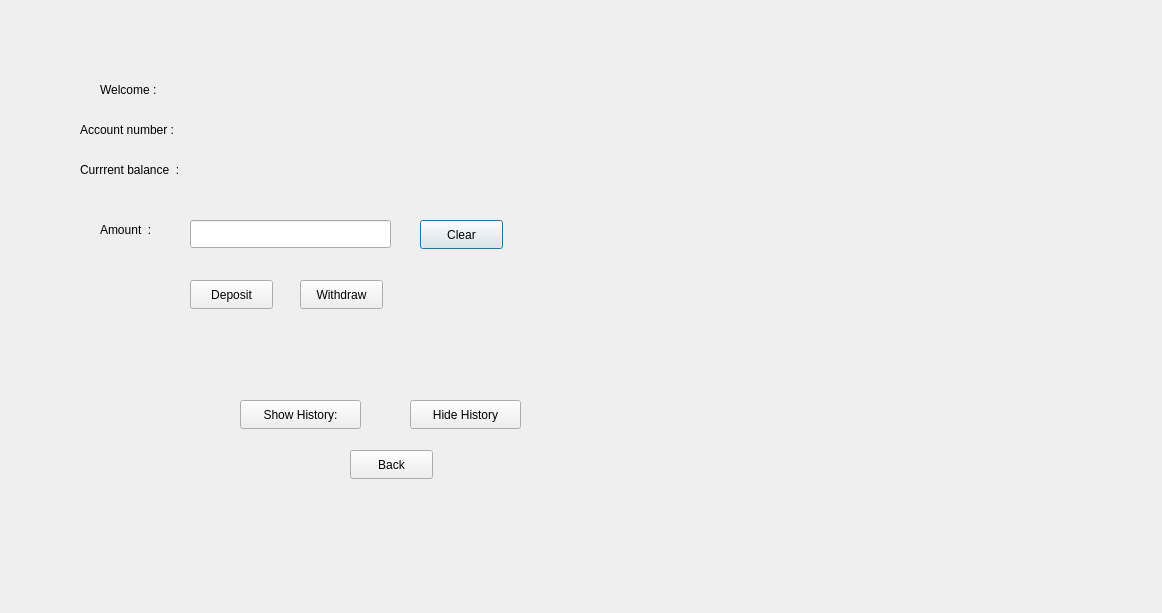
<?xml version="1.0" encoding="UTF-8"?>
<ui version="4.0">
 <class>Transactions</class>
 <widget class="QDialog" name="Transactions">
  <property name="geometry">
   <rect>
    <x>0</x>
    <y>0</y>
    <width>1162</width>
    <height>613</height>
   </rect>
  </property>
  <property name="windowTitle">
   <string>Dialog</string>
  </property>
  <widget class="QLabel" name="WelcomeLabel">
   <property name="geometry">
    <rect>
     <x>100</x>
     <y>80</y>
     <width>461</width>
     <height>20</height>
    </rect>
   </property>
   <property name="text">
    <string>Welcome :  </string>
   </property>
  </widget>
  <widget class="QLabel" name="AccLabel">
   <property name="geometry">
    <rect>
     <x>80</x>
     <y>120</y>
     <width>441</width>
     <height>20</height>
    </rect>
   </property>
   <property name="text">
    <string>Account number : </string>
   </property>
  </widget>
  <widget class="QLabel" name="BalLabel">
   <property name="geometry">
    <rect>
     <x>80</x>
     <y>160</y>
     <width>261</width>
     <height>20</height>
    </rect>
   </property>
   <property name="text">
    <string>Currrent balance  : </string>
   </property>
  </widget>
  <widget class="QLabel" name="label_4">
   <property name="geometry">
    <rect>
     <x>100</x>
     <y>220</y>
     <width>63</width>
     <height>20</height>
    </rect>
   </property>
   <property name="text">
    <string>Amount  : </string>
   </property>
  </widget>
  <widget class="QLineEdit" name="AmountField">
   <property name="geometry">
    <rect>
     <x>190</x>
     <y>220</y>
     <width>201</width>
     <height>28</height>
    </rect>
   </property>
  </widget>
  <widget class="QPushButton" name="ClearBut">
   <property name="geometry">
    <rect>
     <x>420</x>
     <y>220</y>
     <width>83</width>
     <height>29</height>
    </rect>
   </property>
   <property name="text">
    <string>Clear</string>
   </property>
  </widget>
  <widget class="QPushButton" name="DepositBut">
   <property name="geometry">
    <rect>
     <x>190</x>
     <y>280</y>
     <width>83</width>
     <height>29</height>
    </rect>
   </property>
   <property name="text">
    <string>Deposit</string>
   </property>
  </widget>
  <widget class="QPushButton" name="WithdrawBut">
   <property name="geometry">
    <rect>
     <x>300</x>
     <y>280</y>
     <width>83</width>
     <height>29</height>
    </rect>
   </property>
   <property name="text">
    <string>Withdraw</string>
   </property>
  </widget>
  <widget class="QPushButton" name="ShowBut">
   <property name="geometry">
    <rect>
     <x>240</x>
     <y>400</y>
     <width>121</width>
     <height>29</height>
    </rect>
   </property>
   <property name="text">
    <string>Show History:</string>
   </property>
  </widget>
  <widget class="QPushButton" name="HideBut">
   <property name="geometry">
    <rect>
     <x>410</x>
     <y>400</y>
     <width>111</width>
     <height>29</height>
    </rect>
   </property>
   <property name="text">
    <string>Hide History</string>
   </property>
  </widget>
  <widget class="QPushButton" name="BackBut">
   <property name="geometry">
    <rect>
     <x>350</x>
     <y>450</y>
     <width>83</width>
     <height>29</height>
    </rect>
   </property>
   <property name="text">
    <string>Back</string>
   </property>
  </widget>
  <widget class="QLabel" name="label_5">
   <property name="geometry">
    <rect>
     <x>710</x>
     <y>110</y>
     <width>261</width>
     <height>291</height>
    </rect>
   </property>
   <property name="text">
    <string/>
   </property>
  </widget>
  <widget class="QLabel" name="statusL">
   <property name="geometry">
    <rect>
     <x>310</x>
     <y>350</y>
     <width>151</width>
     <height>20</height>
    </rect>
   </property>
   <property name="text">
    <string/>
   </property>
  </widget>
 </widget>
 <resources/>
 <connections/>
</ui>
